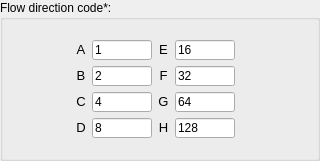
                       <widget class="QGroupBox" name="groupBox_2">
                        <property name="maximumSize">
                         <size>
                          <width>630</width>
                          <height>160</height>
                         </size>
                        </property>
                        <property name="title">
                         <string>Flow direction code*:</string>
                        </property>
                        <layout class="QHBoxLayout" name="horizontalLayout_6">
                         <item>
                          <spacer name="horizontalSpacer_4">
                           <property name="orientation">
                            <enum>Qt::Horizontal</enum>
                           </property>
                           <property name="sizeHint" stdset="0">
                            <size>
                             <width>40</width>
                             <height>20</height>
                            </size>
                           </property>
                          </spacer>
                         </item>
                         <item>
                          <widget class="QLabel" name="label_65">
                           <property name="maximumSize">
                            <size>
                             <width>100</width>
                             <height>100</height>
                            </size>
                           </property>
                           <property name="text">
                            <string/>
                           </property>
                           <property name="textFormat">
                            <enum>Qt::MarkdownText</enum>
                           </property>
                           <property name="pixmap">
                            <pixmap resource="resources.qrc">:/plugins/hidroPixel/icons/icons/flowdirs.png</pixmap>
                           </property>
                           <property name="scaledContents">
                            <bool>true</bool>
                           </property>
                          </widget>
                         </item>
                         <item>
                          <widget class="QFrame" name="frame_2">
                           <property name="sizePolicy">
                            <sizepolicy hsizetype="Expanding" vsizetype="Expanding">
                             <horstretch>0</horstretch>
                             <verstretch>0</verstretch>
                            </sizepolicy>
                           </property>
                           <property name="maximumSize">
                            <size>
                             <width>200</width>
                             <height>120</height>
                            </size>
                           </property>
                           <property name="frameShape">
                            <enum>QFrame::NoFrame</enum>
                           </property>
                           <property name="frameShadow">
                            <enum>QFrame::Raised</enum>
                           </property>
                           <layout class="QGridLayout" name="gridLayout_4">
                            <item row="0" column="0">
                             <widget class="QLabel" name="label_10">
                              <property name="font">
                               <font>
                                <pointsize>7</pointsize>
                               </font>
                              </property>
                              <property name="text">
                               <string>&lt;html&gt;&lt;head/&gt;&lt;body&gt;&lt;p align=&quot;center&quot;&gt;&lt;span style=&quot; font-size:10pt;&quot;&gt;A&lt;/span&gt;&lt;/p&gt;&lt;/body&gt;&lt;/html&gt;</string>
                              </property>
                             </widget>
                            </item>
                            <item row="0" column="1">
                             <widget class="QLineEdit" name="le_5_pg1">
                              <property name="maximumSize">
                               <size>
                                <width>60</width>
                                <height>20</height>
                               </size>
                              </property>
                              <property name="inputMethodHints">
                               <set>Qt::ImhNone</set>
                              </property>
                              <property name="text">
                               <string>1</string>
                              </property>
                             </widget>
                            </item>
                            <item row="0" column="2">
                             <widget class="QLabel" name="label_21">
                              <property name="text">
                               <string>&lt;html&gt;&lt;head/&gt;&lt;body&gt;&lt;p align=&quot;center&quot;&gt;&lt;span style=&quot; font-size:10pt;&quot;&gt;E&lt;/span&gt;&lt;/p&gt;&lt;/body&gt;&lt;/html&gt;</string>
                              </property>
                             </widget>
                            </item>
                            <item row="0" column="3">
                             <widget class="QLineEdit" name="le_9_pg1">
                              <property name="maximumSize">
                               <size>
                                <width>60</width>
                                <height>20</height>
                               </size>
                              </property>
                              <property name="text">
                               <string>16</string>
                              </property>
                             </widget>
                            </item>
                            <item row="1" column="0">
                             <widget class="QLabel" name="label_20">
                              <property name="text">
                               <string>&lt;html&gt;&lt;head/&gt;&lt;body&gt;&lt;p align=&quot;center&quot;&gt;&lt;span style=&quot; font-size:10pt;&quot;&gt;B&lt;/span&gt;&lt;/p&gt;&lt;/body&gt;&lt;/html&gt;</string>
                              </property>
                             </widget>
                            </item>
                            <item row="1" column="1">
                             <widget class="QLineEdit" name="le_6_pg1">
                              <property name="maximumSize">
                               <size>
                                <width>60</width>
                                <height>20</height>
                               </size>
                              </property>
                              <property name="text">
                               <string>2</string>
                              </property>
                             </widget>
                            </item>
                            <item row="1" column="2">
                             <widget class="QLabel" name="label_15">
                              <property name="text">
                               <string>&lt;html&gt;&lt;head/&gt;&lt;body&gt;&lt;p align=&quot;center&quot;&gt;&lt;span style=&quot; font-size:10pt;&quot;&gt;F&lt;/span&gt;&lt;/p&gt;&lt;/body&gt;&lt;/html&gt;</string>
                              </property>
                             </widget>
                            </item>
                            <item row="1" column="3">
                             <widget class="QLineEdit" name="le_10_pg1">
                              <property name="maximumSize">
                               <size>
                                <width>60</width>
                                <height>20</height>
                               </size>
                              </property>
                              <property name="text">
                               <string>32</string>
                              </property>
                             </widget>
                            </item>
                            <item row="2" column="0">
                             <widget class="QLabel" name="label_19">
                              <property name="text">
                               <string>&lt;html&gt;&lt;head/&gt;&lt;body&gt;&lt;p align=&quot;center&quot;&gt;&lt;span style=&quot; font-size:10pt;&quot;&gt;C&lt;/span&gt;&lt;/p&gt;&lt;/body&gt;&lt;/html&gt;</string>
                              </property>
                             </widget>
                            </item>
                            <item row="2" column="1">
                             <widget class="QLineEdit" name="le_7_pg1">
                              <property name="maximumSize">
                               <size>
                                <width>60</width>
                                <height>20</height>
                               </size>
                              </property>
                              <property name="text">
                               <string>4</string>
                              </property>
                             </widget>
                            </item>
                            <item row="2" column="2">
                             <widget class="QLabel" name="label_17">
                              <property name="text">
                               <string>&lt;html&gt;&lt;head/&gt;&lt;body&gt;&lt;p align=&quot;center&quot;&gt;&lt;span style=&quot; font-size:10pt;&quot;&gt;G&lt;/span&gt;&lt;/p&gt;&lt;/body&gt;&lt;/html&gt;</string>
                              </property>
                             </widget>
                            </item>
                            <item row="2" column="3">
                             <widget class="QLineEdit" name="le_11_pg1">
                              <property name="maximumSize">
                               <size>
                                <width>60</width>
                                <height>20</height>
                               </size>
                              </property>
                              <property name="text">
                               <string>64</string>
                              </property>
                             </widget>
                            </item>
                            <item row="3" column="0">
                             <widget class="QLabel" name="label_16">
                              <property name="text">
                               <string>&lt;html&gt;&lt;head/&gt;&lt;body&gt;&lt;p align=&quot;center&quot;&gt;&lt;span style=&quot; font-size:10pt;&quot;&gt;D&lt;/span&gt;&lt;/p&gt;&lt;/body&gt;&lt;/html&gt;</string>
                              </property>
                             </widget>
                            </item>
                            <item row="3" column="1">
                             <widget class="QLineEdit" name="le_8_pg1">
                              <property name="maximumSize">
                               <size>
                                <width>60</width>
                                <height>20</height>
                               </size>
                              </property>
                              <property name="text">
                               <string>8</string>
                              </property>
                             </widget>
                            </item>
                            <item row="3" column="2">
                             <widget class="QLabel" name="label_18">
                              <property name="text">
                               <string>&lt;html&gt;&lt;head/&gt;&lt;body&gt;&lt;p align=&quot;center&quot;&gt;&lt;span style=&quot; font-size:10pt;&quot;&gt;H&lt;/span&gt;&lt;/p&gt;&lt;/body&gt;&lt;/html&gt;</string>
                              </property>
                             </widget>
                            </item>
                            <item row="3" column="3">
                             <widget class="QLineEdit" name="le_12_pg1">
                              <property name="maximumSize">
                               <size>
                                <width>60</width>
                                <height>20</height>
                               </size>
                              </property>
                              <property name="text">
                               <string>128</string>
                              </property>
                             </widget>
                            </item>
                           </layout>
                          </widget>
                         </item>
                         <item>
                          <spacer name="horizontalSpacer_9">
                           <property name="orientation">
                            <enum>Qt::Horizontal</enum>
                           </property>
                           <property name="sizeHint" stdset="0">
                            <size>
                             <width>40</width>
                             <height>20</height>
                            </size>
                           </property>
                          </spacer>
                         </item>
                         <item>
                          <widget class="QLabel" name="label_24">
                           <property name="sizePolicy">
                            <sizepolicy hsizetype="Preferred" vsizetype="Preferred">
                             <horstretch>0</horstretch>
                             <verstretch>0</verstretch>
                            </sizepolicy>
                           </property>
                           <property name="minimumSize">
                            <size>
                             <width>16</width>
                             <height>16</height>
                            </size>
                           </property>
                           <property name="maximumSize">
                            <size>
                             <width>16</width>
                             <height>16</height>
                            </size>
                           </property>
                           <property name="toolTip">
                            <string>&lt;html&gt;&lt;head/&gt;&lt;body&gt;&lt;p&gt;&lt;span style=&quot; font-weight:600;&quot;&gt;*Required file&lt;/span&gt;&lt;/p&gt;&lt;p&gt;Add the flow direction code, according to the flow Direction input raster.. The value for each direction code might be an integer type and different from each other.&lt;/p&gt;&lt;/body&gt;&lt;/html&gt;</string>
                           </property>
                           <property name="whatsThis">
                            <string>&lt;html&gt;&lt;head/&gt;&lt;body&gt;&lt;p&gt;Add the description or function of the object&lt;/p&gt;&lt;/body&gt;&lt;/html&gt;</string>
                           </property>
                           <property name="text">
                            <string/>
                           </property>
                           <property name="pixmap">
                            <pixmap resource="resources.qrc">:/plugins/hidroPixel/icons/icons/info(2).png</pixmap>
                           </property>
                           <property name="scaledContents">
                            <bool>true</bool>
                           </property>
                           <property name="alignment">
                            <set>Qt::AlignHCenter|Qt::AlignTop</set>
                           </property>
                          </widget>
                         </item>
                        </layout>
                       </widget>
